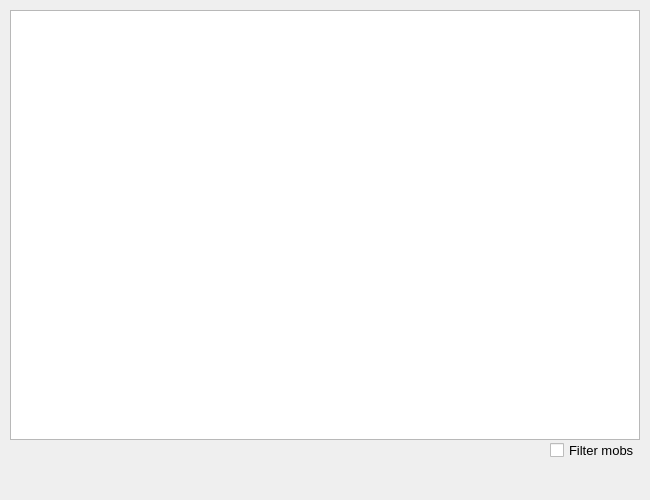
<?xml version="1.0" encoding="UTF-8"?>
<ui version="4.0">
 <class>Mobslist</class>
 <widget class="QWidget" name="Mobslist">
  <property name="geometry">
   <rect>
    <x>0</x>
    <y>0</y>
    <width>650</width>
    <height>500</height>
   </rect>
  </property>
  <property name="windowTitle">
   <string>Form</string>
  </property>
  <widget class="QListWidget" name="list">
   <property name="geometry">
    <rect>
     <x>10</x>
     <y>10</y>
     <width>630</width>
     <height>430</height>
    </rect>
   </property>
  </widget>
  <widget class="QCheckBox" name="filtermobs">
   <property name="geometry">
    <rect>
     <x>550</x>
     <y>440</y>
     <width>91</width>
     <height>20</height>
    </rect>
   </property>
   <property name="font">
    <font>
     <pointsize>10</pointsize>
    </font>
   </property>
   <property name="text">
    <string>Filter mobs</string>
   </property>
  </widget>
 </widget>
 <resources/>
 <connections/>
</ui>
